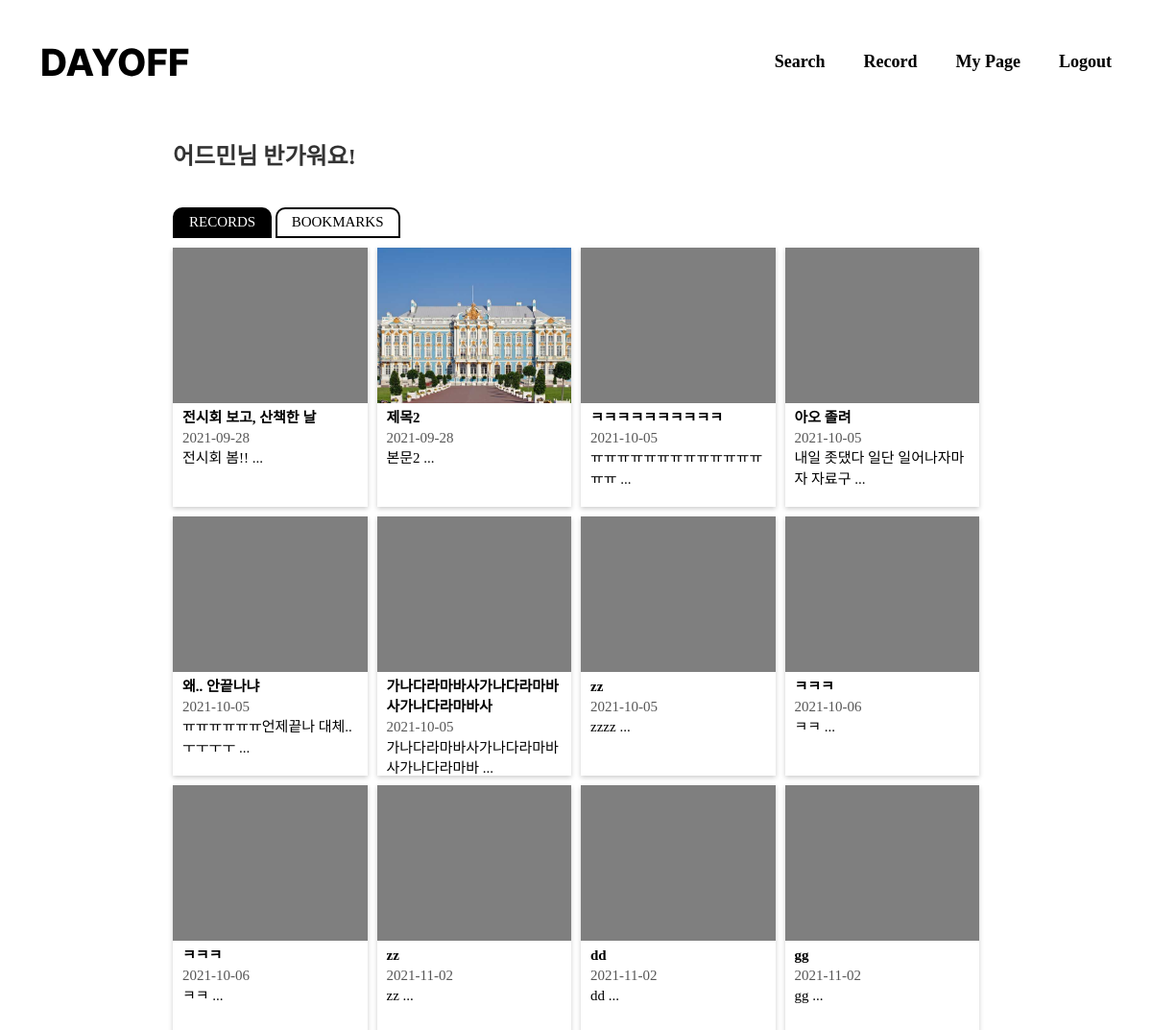
The app's page /mypage (signed in) with its own data.
### account/models.py (models this page shows)
class CustomUser(AbstractUser):
    nickname = models.CharField(max_length=30)
    name = models.CharField(max_length=30)

### today/models.py (models this page shows, shortened)
class Post(models.Model):
    author = models.ForeignKey(
        settings.AUTH_USER_MODEL,
        on_delete=models.CASCADE,
    )
    title = models.CharField(max_length=100, blank=True, null=True)
    pub_date = models.DateField('data published', blank=True, null=True)
    hashtag = models.ManyToManyField(Hashtag, blank=True, null=True)
    body = models.TextField(max_length=500, blank=True, null=True)
    image=models.ImageField(upload_to='images/', blank=True, null=True)
    bookmark=models.ManyToManyField(
        settings.AUTH_USER_MODEL,
        blank=True,
        related_name='bookmark'
    )
    def summary(self):
        return self.body[:20]

### account/views.py (the view)
# urls.py: path('mypage', account.views.mypage, name="mypage"),
@login_required
def mypage(request):
    logged_in_user = request.user
    logged_in_user_posts = Post.objects.filter(author=request.user)
    logged_in_user_bookmarks=Post.objects.filter(bookmark=request.user)
    return render(request, 'mypage.html', {'posts': logged_in_user_posts, 'bookmarks':logged_in_user_bookmarks})

### templates/mypage.html (shortened to what this page needs)
<!DOCTYPE html>
<html lang="en">
  <head>
    <link rel="stylesheet" type="text/css" href="../static/css/common.css" />
    <link rel="stylesheet" type="text/css" href="../static/css/mypage.css" />
    <link
      rel="stylesheet"
      href="https://maxcdn.bootstrapcdn.com/bootstrap/3.3.2/css/bootstrap.min.css"
    />
  </head>
  <body>
    {% include 'header.html' %}
    <div class="contents">
      <h3 class="sub-title">{{user.nickname}}님 반가워요!</h3>
      <div class="button-wrapper">
        <a href="{% url 'mypage' %}"
          ><button class="active-button">RECORDS</button></a
        >
        <a href="{% url 'mypageBookmark' %}"
          ><button class="disabled-button">BOOKMARKS</button></a
        >
      </div>
      <div class="post-list">
        {% for post in posts.all %}
        <div class="post-wrapper">
          <a
            href="{% url 'postDetail' post.id %}"
            style="text-decoration: none; color: black"
          >
            <div class="post-image-background">
              {% if post.image %}
              <img class="post-image" src="{{ post.image.url }}" />
              {% endif %}
            </div>
            <div class="post-text">
              <div class="post-title">{{post.title}}</div>
              <div class="post-pub-date" style="color: #575757">
                {{post.pub_date|date:"Y-m-d"}}
              </div>
              <div class="post-body">{{post.summary}} ...</div>
            </div>
          </a>
        </div>
        {% endfor %}
      </div>
    </div>
  </body>
</html>

### static/css/common.css (style rules this page uses)
* { font-family: Pretendard; }
a { text-decoration: none; }
.contents { padding: 0 15%; margin-bottom: 10%; }

### static/css/mypage.css (style rules this page uses)
.sub-title { font-weight: 600; }
.post-image-background { background-color: rgba(0, 0, 0, 0.5); width: 100; height: 60%; }
.post-image { width: 100%; height: 100%; object-fit: cover; }
.post-list { display: grid; grid-template-columns: 1fr 1fr 1fr 1fr; gap: 10px; }
.post-wrapper { box-shadow: 0 2px 5px rgba(0, 0, 0, 0.2); height: 270px; position: relative; top: 0px; transition: 0.2s; }
.post-text { padding: 5px 10px; font-size: 15px; }
.post-title { font-weight: 600; }
.disabled-button { font-size: 15px; font-weight: 500; border-style: solid; border-color: black; background-color: white; color: black; padding: 3px 15px; border-radius: 10px 10px 0px 0px; }
.active-button { font-size: 15px; font-weight: 500; border-style: solid; border-color: black; color: white; background-color: black; padding: 3px 15px; border-radius: 10px 10px 0px 0px; }
.button-wrapper { margin-bottom: 10px; margin-top: 40px; }

### records on screen
CustomUser: nickname "어드민"
Post: title "전시회 보고, 산책한 날", pub_date "2021-09-28", summary "전시회 봄!!"
Post: image (picture), title "제목2", pub_date "2021-09-28", summary "본문2"
Post: title "ㅋㅋㅋㅋㅋㅋㅋㅋㅋㅋ", pub_date "2021-10-05", summary "ㅠㅠㅠㅠㅠㅠㅠㅠㅠㅠㅠㅠㅠㅠㅠ"
Post: title "아오 졸려", pub_date "2021-10-05", summary "내일 좃댔다 일단 일어나자마자 자료구"
Post: title "왜.. 안끝나냐", pub_date "2021-10-05", summary "ㅠㅠㅠㅠㅠㅠ언제끝나 대체..ㅜㅜㅜㅜ"
Post: title "가나다라마바사가나다라마바사가나다라마바사", pub_date "2021-10-05", summary "가나다라마바사가나다라마바사가나다라마바"
Post: title "zz", pub_date "2021-10-05", summary "zzzz"
Post: title "ㅋㅋㅋ", pub_date "2021-10-06", summary "ㅋㅋ"
Post: title "ㅋㅋㅋ", pub_date "2021-10-06", summary "ㅋㅋ"
Post: title "zz", pub_date "2021-11-02", summary "zz"
Post: title "dd", pub_date "2021-11-02", summary "dd"
Post: title "gg", pub_date "2021-11-02", summary "gg"
